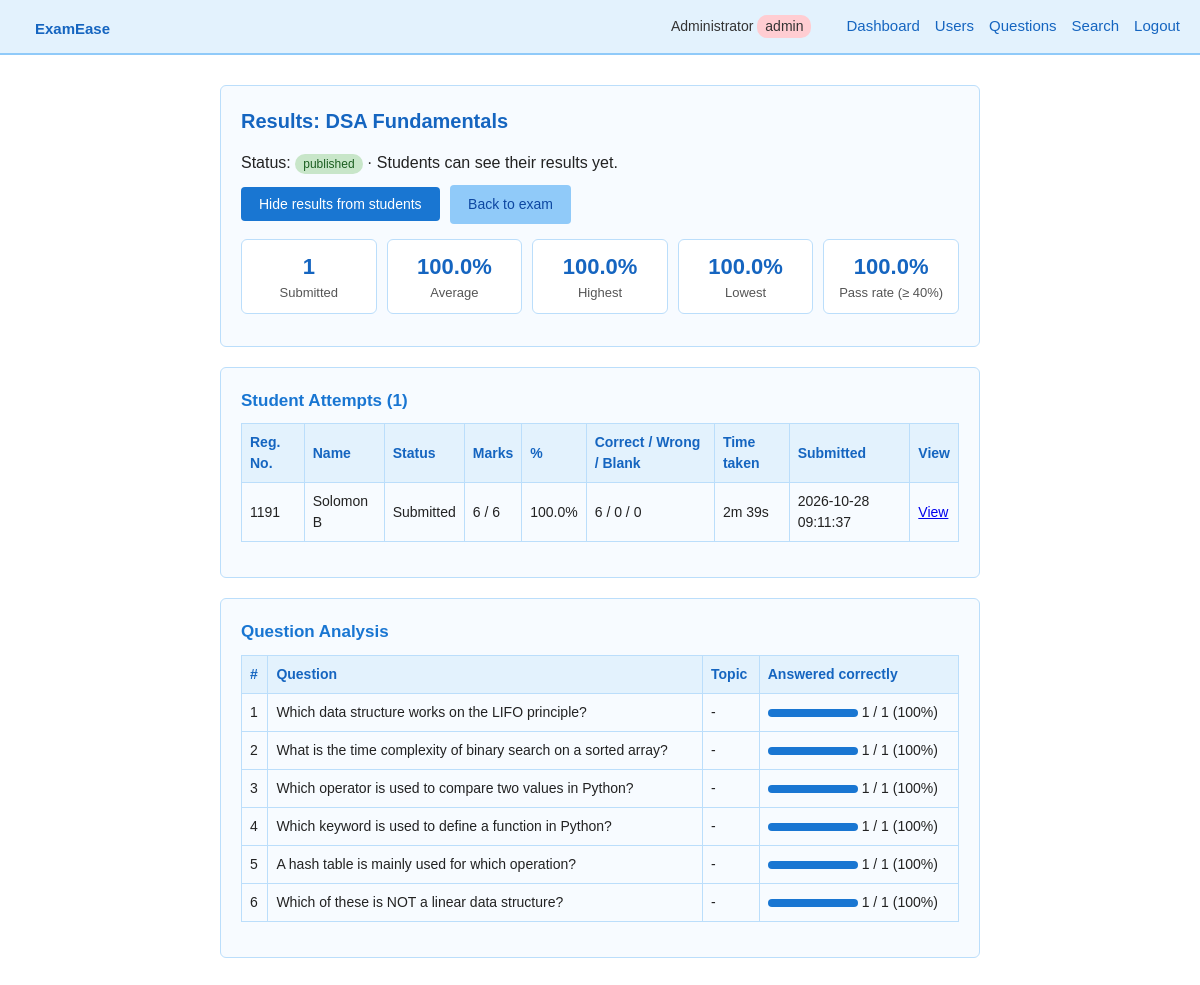
Screenshot of /exams/1/results (signed in) with the database file from the repository.
### tables this page shows
CREATE TABLE students (
            id INTEGER PRIMARY KEY AUTOINCREMENT,
            name TEXT NOT NULL,
            reg_no TEXT NOT NULL UNIQUE,
            password TEXT NOT NULL
        , role TEXT NOT NULL DEFAULT 'student');

CREATE TABLE exams (
            id INTEGER PRIMARY KEY AUTOINCREMENT,
            title TEXT NOT NULL,
            description TEXT NOT NULL DEFAULT '',
            instructions TEXT NOT NULL DEFAULT '',
            subject TEXT NOT NULL DEFAULT '',
            duration_minutes INTEGER NOT NULL DEFAULT 30,
            start_time TEXT,
            end_time TEXT,
            status TEXT NOT NULL DEFAULT 'draft',
            results_released INTEGER NOT NULL DEFAULT 0,
            created_by INTEGER NOT NULL,
            created_at TEXT NOT NULL,
            published_at TEXT
        );

CREATE TABLE attempts (
            id INTEGER PRIMARY KEY AUTOINCREMENT,
            exam_id INTEGER NOT NULL,
            student_id INTEGER NOT NULL,
            started_at TEXT NOT NULL,
            deadline TEXT NOT NULL,
            submitted_at TEXT,
            status TEXT NOT NULL DEFAULT 'in_progress',
            marks INTEGER,
            total_marks INTEGER,
            percentage REAL,
            correct_count INTEGER,
            wrong_count INTEGER,
            unanswered_count INTEGER,
            time_taken_seconds INTEGER,
            UNIQUE (exam_id, student_id),
            FOREIGN KEY (exam_id) REFERENCES exams(id),
            FOREIGN KEY (student_id) REFERENCES students(id)
        );

CREATE TABLE exam_questions (
            id INTEGER PRIMARY KEY AUTOINCREMENT,
            exam_id INTEGER NOT NULL,
            source_question_id INTEGER,
            position INTEGER NOT NULL DEFAULT 0,
            question TEXT NOT NULL,
            option_a TEXT NOT NULL,
            option_b TEXT NOT NULL,
            option_c TEXT NOT NULL,
            option_d TEXT NOT NULL,
            correct_option TEXT NOT NULL,
            marks INTEGER NOT NULL DEFAULT 1,
            topic TEXT NOT NULL DEFAULT '',
            difficulty TEXT NOT NULL DEFAULT 'medium',
            explanation TEXT NOT NULL DEFAULT '',
            FOREIGN KEY (exam_id) REFERENCES exams(id)
        );

### app.py (the view)
@app.route("/exams/<int:exam_id>/results")
@staff_required
def exam_results(exam_id):
    exam = load_exam_for_manage(exam_id)
    attempts = [expire_if_needed(a) for a in db.attempts_for_exam(exam_id)]
    return render_template("exam_results.html", exam=exam, attempts=attempts,
                           stats=db.exam_stats(exam_id, PASS_PERCENT),
                           qstats=db.question_stats(exam_id))

### app.py (called while the page is built, shortened)
def csrf_token():
    if "_csrf" not in session:
        session["_csrf"] = secrets.token_hex(16)
    return session["_csrf"]

@app.before_request
def load_user_and_check_csrf():
    if request.endpoint == "static":
        return None
    g.user = None
    uid = session.get("student_id")
    if uid is not None:
        row = db.get_student_by_id(uid)
        if row is None:
            session.clear()
        else:
            g.user = {"id": row["id"], "name": row["name"],
                      "reg_no": row["reg_no"], "role": row["role"]}
    return None

@app.context_processor
def inject_globals():
    return {"user": g.get("user"), "csrf_token": csrf_token, "PASS_PERCENT": PASS_PERCENT}

@app.template_filter("duration")
def fmt_duration(seconds):
    if seconds is None:
        return "-"
    m, s = divmod(int(seconds), 60)
    return "%dm %02ds" % (m, s)

def roles_required(*roles):
    def decorator(view):
        @wraps(view)
        def wrapped(*args, **kwargs):
            if g.user is None:
                if request.is_json:
                    return jsonify(ok=False, success=False, error="Please log in."), 401
                flash("Please log in to continue.", "error")
                return redirect(url_for("login"))
            if g.user["role"] not in roles:
                if request.is_json:
                    return jsonify(ok=False, success=False, error="Not allowed."), 403
                flash("You do not have permission to open that page.", "error")
                return redirect(home_for(g.user["role"]))
            return view(*args, **kwargs)
        return wrapped
    return decorator

def expire_if_needed(attempt):
    if attempt and attempt["status"] == "in_progress":
        if datetime.now() > attempt_deadline(attempt) + timedelta(seconds=GRACE_SECONDS):
            db.finalize_attempt(attempt["id"], "auto_submitted")
            return db.get_attempt_by_id(attempt["id"])
    return attempt

def load_exam_for_manage(exam_id):
    exam = db.get_exam(exam_id)
    if exam is None:
        abort(404)
    if g.user["role"] != "admin" and exam["created_by"] != g.user["id"]:
        abort(403)
    return exam

### database.py (called while the page is built)
def get_connection():
    conn = sqlite3.connect(DB_PATH)
    conn.row_factory = sqlite3.Row
    return conn

def _all(sql, params=()):
    conn = get_connection()
    rows = conn.execute(sql, params).fetchall()
    conn.close()
    return [dict(r) for r in rows]

### templates/exam_results.html (shortened to what this page needs)
{% extends "base.html" %}
{% block content %}
  <div class="card">
    <h2>Results: {{ exam.title }}</h2>
    <p>Status: <span class="badge badge-{{ exam.status }}">{{ exam.status }}</span> &middot;
       Students {{ 'can' if exam.results_released else 'cannot' }} see their results yet.</p>
    <form method="POST" action="{{ url_for('exam_release', exam_id=exam.id) }}" style="display:inline;">
      <button class="btn" type="submit">{{ 'Hide results from students' if exam.results_released else 'Release results to students' }}</button>
    </form>
    <a class="btn btn-secondary" href="{{ url_for('exam_manage', exam_id=exam.id) }}">Back to exam</a>
    {% if stats %}
    <div class="stat-grid" style="margin-top:15px;">
      <div class="stat"><b>{{ stats.submitted }}</b>Submitted</div>
      <div class="stat"><b>{{ stats.average }}%</b>Average</div>
      <div class="stat"><b>{{ stats.highest }}%</b>Highest</div>
      <div class="stat"><b>{{ stats.lowest }}%</b>Lowest</div>
      <div class="stat"><b>{{ stats.pass_rate }}%</b>Pass rate (&ge; {{ PASS_PERCENT }}%)</div>
    </div>
    {% endif %}
  </div>
  <div class="card">
    <h3>Student Attempts ({{ attempts|length }})</h3>
    {% if attempts %}
    <div class="table-wrap"><table>
      <tr><th>Reg. No.</th><th>Name</th><th>Status</th><th>Marks</th><th>%</th><th>Correct / Wrong / Blank</th><th>Time taken</th><th>Submitted</th><th>View</th></tr>
      {% for a in attempts %}
      <tr>
        <td>{{ a.reg_no }}</td><td>{{ a.name }}</td>
        <td>{{ {'in_progress': 'In progress', 'submitted': 'Submitted', 'auto_submitted': 'Auto-submitted'}[a.status] }}</td>
        {% if a.status == 'in_progress' %}<td colspan="6" class="muted">Started {{ a.started_at }}</td>
        {% else %}
        <td>{{ a.marks }} / {{ a.total_marks }}</td><td>{{ a.percentage }}%</td>
        <td>{{ a.correct_count }} / {{ a.wrong_count }} / {{ a.unanswered_count }}</td>
        <td>{{ a.time_taken_seconds|duration }}</td><td>{{ a.submitted_at }}</td>
        <td><a href="{{ url_for('result', attempt_id=a.id) }}">View</a></td>
        {% endif %}
      </tr>
      {% endfor %}
    </table></div>
    {% else %}<p class="empty">No student has attempted this exam yet.</p>{% endif %}
  </div>
  <div class="card">
    <h3>Question Analysis</h3>
    {% if stats %}
    <div class="table-wrap"><table>
      <tr><th>#</th><th>Question</th><th>Topic</th><th>Answered correctly</th></tr>
      {% for q in qstats %}
      {% set pct = (100 * q.correct_count / stats.submitted)|round|int %}
      <tr><td>{{ loop.index }}</td><td>{{ q.question|truncate(80) }}</td><td>{{ q.topic or '-' }}</td>
          <td><div class="bar"><div class="bar-fill" style="width: {{ pct }}%"></div></div> {{ q.correct_count }} / {{ stats.submitted }} ({{ pct }}%)</td></tr>
      {% endfor %}
    </table></div>
    {% else %}<p class="empty">Question statistics appear after the first submission.</p>{% endif %}
  </div>
{% endblock %}

### templates/base.html (shortened to what this page needs)
<!DOCTYPE html>
<html lang="en">
<head>
  <link rel="stylesheet" href="{{ url_for('static', filename='style.css') }}">
</head>
<body>
  <div class="navbar">
    <h1><a href="{{ url_for('index') }}" style="text-decoration:none; color:#1565c0;">ExamEase</a></h1>
    <div class="nav-right">
      {% if user %}
        <span>{{ user.name }} <span class="badge badge-{{ user.role }}">{{ user.role }}</span></span>
        {% if user.role == 'student' %}
          <a href="{{ url_for('dashboard') }}">Dashboard</a>
        {% elif user.role == 'teacher' %}
          <a href="{{ url_for('teacher_dashboard') }}">Dashboard</a>
          <a href="{{ url_for('question_list') }}">Question Bank</a>
          <a href="{{ url_for('exam_new') }}">New Exam</a>
          <a href="{{ url_for('search') }}">Search</a>
        {% else %}
          <a href="{{ url_for('admin_dashboard') }}">Dashboard</a>
          <a href="{{ url_for('admin_users') }}">Users</a>
          <a href="{{ url_for('question_list') }}">Questions</a>
          <a href="{{ url_for('search') }}">Search</a>
        {% endif %}
        <a href="{{ url_for('logout') }}">Logout</a>
      {% else %}
        <a href="{{ url_for('login') }}">Login</a>
        <a href="{{ url_for('register') }}">Register</a>
      {% endif %}
    </div>
  </div>
  <div class="container">
    {% block content %}{% endblock %}
  </div>
</body>
</html>

### static/style.css (style rules this page uses)
* { box-sizing: border-box; margin: 0; padding: 0; }
body { font-family: Arial, Helvetica, sans-serif; background-color: #ffffff; color: #222; line-height: 1.5; }
.navbar { background-color: #e3f2fd; border-bottom: 2px solid #90caf9; padding: 10px 20px; display: flex; align-items: center; justify-content: space-between; }
.navbar h1 { font-size: 22px; color: #1565c0; }
.navbar a { margin-left: 15px; text-decoration: none; color: #1565c0; font-size: 15px; }
.nav-right { display: flex; align-items: center; }
.nav-right span { margin-right: 10px; font-size: 14px; color: #333; }
.container { max-width: 800px; margin: 30px auto; padding: 0 20px; }
.card { background-color: #f7fbff; border: 1px solid #bbdefb; border-radius: 6px; padding: 20px; margin-bottom: 20px; }
h2 { color: #1565c0; margin-bottom: 15px; font-size: 20px; }
h3 { color: #1976d2; margin-bottom: 10px; font-size: 17px; }
p { margin-bottom: 10px; }
.btn { display: inline-block; background-color: #1976d2; color: white; border: none; padding: 9px 18px; border-radius: 4px; cursor: pointer; font-size: 14px; text-decoration: none; margin-right: 6px; }
.btn-secondary { background-color: #90caf9; color: #0d47a1; }
table { width: 100%; border-collapse: collapse; margin-bottom: 15px; }
th, td { border: 1px solid #bbdefb; padding: 8px; text-align: left; font-size: 14px; }
th { background-color: #e3f2fd; color: #1565c0; }
tr:nth-child(even) { background-color: #f7fbff; }
.nav-right { flex-wrap: wrap; justify-content: flex-end; }
.table-wrap { overflow-x: auto; -webkit-overflow-scrolling: touch; }
.table-wrap table { min-width: 560px; }
.badge { display: inline-block; padding: 1px 8px; border-radius: 10px; font-size: 12px; background: #e0e0e0; color: #333; }
.badge-student, .badge-easy, .badge-correct, .badge-published { background: #c8e6c9; color: #1b5e20; }
.badge-admin, .badge-hard, .badge-wrong { background: #ffcdd2; color: #b71c1c; }
.stat-grid { display: flex; flex-wrap: wrap; gap: 10px; margin: 12px 0; }
.stat { flex: 1 1 110px; background: #fff; border: 1px solid #bbdefb; border-radius: 6px; padding: 10px; text-align: center; font-size: 13px; color: #555; }
.stat b { display: block; font-size: 22px; color: #1565c0; }
.bar { display: inline-block; vertical-align: middle; width: 90px; height: 8px; background: #e3f2fd; border-radius: 4px; overflow: hidden; }
.bar-fill { height: 100%; background: #1976d2; }

### rows the page displays
students: name "Administrator", role "admin"
exams: title "DSA Fundamentals", status "published", results_released "can", results_released "Hide results from students"
attempts: highest "100.0", lowest "100.0", reg_no "1191", name "Solomon B", status "Submitted", marks "6", total_marks "6", percentage "100.0", correct_count "6", wrong_count "0", unanswered_count "0", time_taken_seconds|duration "2m 39s", submitted_at "2026-10-28 09:11:37"
exam_questions: question "Which data structure works on the LIFO principle?", topic "-", correct_count "1", submitted "1", pct "100"
exam_questions: question "What is the time complexity of binary search on a sorted array?", topic "-", correct_count "1", submitted "1", pct "100"
exam_questions: question "Which operator is used to compare two values in Python?", topic "-", correct_count "1", submitted "1", pct "100"
exam_questions: question "Which keyword is used to define a function in Python?", topic "-", correct_count "1", submitted "1", pct "100"
exam_questions: question "A hash table is mainly used for which operation?", topic "-", correct_count "1", submitted "1", pct "100"
exam_questions: question "Which of these is NOT a linear data structure?", topic "-", correct_count "1", submitted "1", pct "100"

### other values shown
{{ stats.submitted }} "1"
{{ stats.average }} "100.0"
{{ stats.pass_rate }} "100.0"
{{ PASS_PERCENT }} "40"
{{ attempts|length }} "1"
